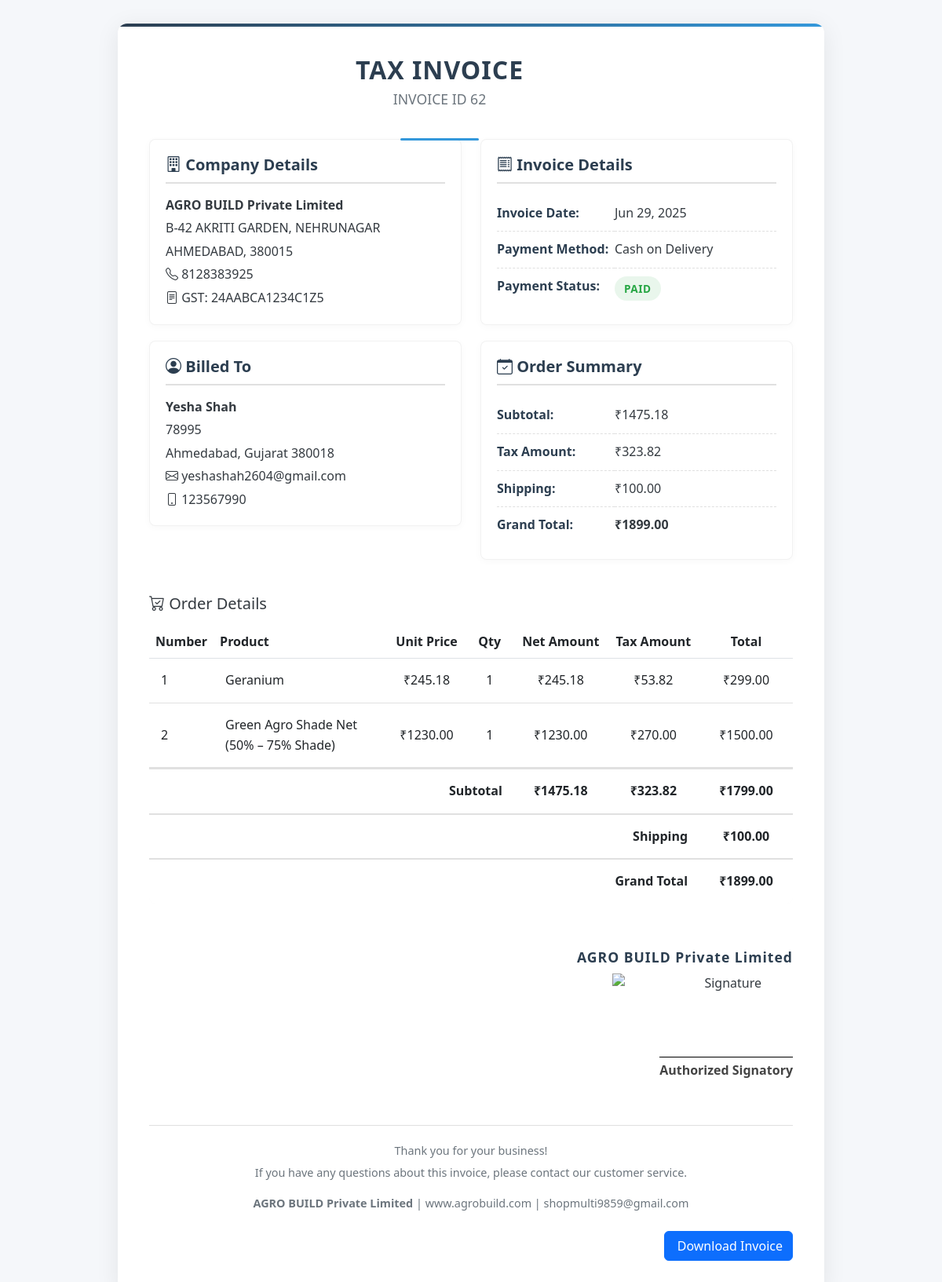
Page /invoice/view/62/ (signed in) on the committed database.
### agrobuild/models.py (models this page shows, shortened)
class Order(models.Model):
    PAYMENT_METHOD_CHOICES = [
        ('cod', 'Cash on Delivery'),
        ('upi', 'UPI'),
    ]
    STATUS_CHOICES = [
        ('pending', 'Pending'),
        ('processing', 'Processing'),
        ('shipped', 'Shipped'),
        ('delivered', 'Delivered'),
        ('cancelled', 'Cancelled'),
    ]
    PAYMENT_STATUS_CHOICES = [
        ('pending', 'Pending'),
        ('processing', 'Processing'),
        ('paid', 'Paid'),
        ('failed', 'Failed'),
        ('cancelled', 'Cancelled'),
    ]
    user = models.ForeignKey(User, on_delete=models.CASCADE)
    full_name = models.CharField(max_length=100)
    email = models.EmailField()
    address = models.TextField()
    city = models.CharField(max_length=100)
    state = models.CharField(max_length=100)
    zip_code = models.CharField(max_length=10)
    mobile_number = models.CharField(max_length=15)
    payment_method = models.CharField(max_length=10, choices=PAYMENT_METHOD_CHOICES)
    upi_transaction_number = models.CharField(max_length=100, blank=True, null=True)
    payment_status = models.CharField(max_length=20,choices=PAYMENT_STATUS_CHOICES, default="Pending")
    total_amount = models.DecimalField(max_digits=10, decimal_places=2)
    status = models.CharField(max_length=20, choices=STATUS_CHOICES, default='pending')
    tracking_number = models.CharField(max_length=100, blank=True, null=True)
    created_at = models.DateTimeField(auto_now_add=True)

class Product(models.Model):
    P_id = models.AutoField(primary_key=True)
    P_name = models.CharField("Product Name", max_length=255, help_text="Enter the product name.")
    P_Description = models.TextField("Description", help_text="Detailed description of the product.")
    P_img = models.ImageField("Product Image",upload_to='image/img',default="", help_text="Upload a clear product image.")
    P_price = models.DecimalField("Price",max_digits=10, default=Decimal('0.00'), decimal_places=2, help_text="Set the product price.")
    stock = models.PositiveIntegerField(default=5, help_text="Available stock for the product.")
    categories = models.ManyToManyField(Category)
    summer_watering = models.CharField(
        max_length=50,
        choices=[
            ('daily', 'Daily'),
            ('twice', 'Twice a day'),
            ('every_two_days', 'Every two days'),
            ('weekly', 'Weekly')
        ],
        default='daily',
        verbose_name="Summer (Mar-Jun) Watering"
    )
    winter_watering = models.CharField(
        max_length=50,
        choices=[
            ('daily', 'Daily'),
            ('twice', 'Twice a day'),
            ('every_two_days', 'Every two days'),
            ('weekly', 'Weekly')
        ],
        default='twice',
        verbose_name="Winter (Nov-Feb) Watering"
    )
    monsoon_watering = models.CharField(
        max_length=50,
        choices=[
            ('daily', 'Daily'),
            ('twice', 'Twice a day'),
            ('every_two_days', 'Every two days'),
            ('weekly', 'Weekly')
        ],
        default='every_two_days',
        verbose_name="Monsoon (Jul-Oct) Watering"
    )

### agrobuild/views.py (the view)
# urls.py: path('invoice/view/<int:order_id>/', views.view_invoice, name='view_invoice'),
@login_required(login_url='/login/')
def view_invoice(request, order_id):
    order = get_object_or_404(Order, id=order_id, user=request.user)
    subtotal = Decimal('0')
    total_tax = Decimal('0')
    total_amount = Decimal('0')
    processed_items = []
    for item in order.items.all():
        tax_per_unit = item.price * Decimal('0.18')
        price_without_tax = item.price - tax_per_unit
        item_subtotal = price_without_tax * item.quantity
        item_tax = tax_per_unit * item.quantity
        item_total = item.price * item.quantity
        subtotal += item_subtotal
        total_tax += item_tax
        total_amount += item_total
        processed_items.append({
            'product': item.product,
            'quantity': item.quantity,
            'price': round(price_without_tax, 2),
            'subtotal': round(item_subtotal, 2),
            'tax': round(item_tax, 2),
            'total': round(item_total, 2),
        })
    subtotal = round(subtotal, 2)
    total_tax = round(total_tax, 2)
    total_amount = round(total_amount, 2)
    order.subtotal = subtotal
    order.total_tax = total_tax
    order.total_amount = total_amount
    shipping = Decimal('100.00')
    grand_total = total_amount + shipping
    context = {
        'order': order,
        'items': processed_items,
        'user': request.user,
        'shipping': shipping,
        'grand_total': grand_total,
        'show_download': True,
    }
    logo_path = finders.find('img/logo/logo.png')
    if logo_path:
        with open(logo_path, "rb") as img_file:  # type: ignore
            context['logo_base64'] = base64.b64encode(img_file.read()).decode('utf-8')
    else:
        context['logo_base64'] = ''
    signature_path = finders.find('img/signatures.jpg')
    if signature_path:
        with open(signature_path, "rb") as img_file:  # type: ignore
            context['signature_base64'] = base64.b64encode(img_file.read()).decode('utf-8')
    else:
        context['signature_base64'] = ''
    return render(request, 'htmldemo.net/invoice.html', context)

### agrobuild/templates/htmldemo.net/invoice.html (shortened to what this page needs)
{% load static %}
<!DOCTYPE html>
<html ng-app="invoiceApp">
<head>
    <link href="https://cdn.jsdelivr.net/npm/bootstrap@5.3.0/dist/css/bootstrap.min.css" rel="stylesheet">
    <link rel="stylesheet" href="https://cdn.jsdelivr.net/npm/bootstrap-icons@1.10.0/font/bootstrap-icons.css">
</head>
<body ng-controller="InvoiceController">
    <div class="invoice-container">
        <div style="display: flex; align-items: flex-start; justify-content: space-between;">
    <div style="flex:1 1 0; display: flex; flex-direction: column; align-items: center; justify-content: center;">
        <div class="header" style="border-bottom: none; margin-bottom: 0;">
            <h2 class="invoice-title mb-1">TAX INVOICE</h2>
            <p class="invoice-number">INVOICE ID {{ order.id }}</p>
        </div>
    </div>
</div>
        <div class="row mb-4">
            <div class="col-md-6">
                <div class="info-card">
                    <h5><i class="bi bi-building"></i> Company Details</h5>
                    <p class="mb-1"><strong>AGRO BUILD Private Limited</strong></p>
                    <p class="mb-1">B-42 AKRITI GARDEN, NEHRUNAGAR</p>
                    <p class="mb-1">AHMEDABAD, 380015</p>
                    <p class="mb-1"><i class="bi bi-telephone"></i> 8128383925</p>
                    <p class="mb-0"><i class="bi bi-file-text"></i> GST: 24AABCA1234C1Z5</p>
                </div>
                <div class="info-card">
                    <h5><i class="bi bi-person-circle"></i> Billed To</h5>
                    <p class="mb-1"><strong>{{ order.full_name }}</strong></p>
                    <p class="mb-1">{{ order.address }}</p>
                    <p class="mb-1">{{ order.city }}, {{ order.state }} {{ order.zip_code }}</p>
                    <p class="mb-1"><i class="bi bi-envelope"></i> {{ order.email }}</p>
                    <p class="mb-0"><i class="bi bi-phone"></i> {{ order.mobile_number }}</p>
                </div>
            </div>
            <div class="col-md-6">
                <div class="info-card h-40 ">
                    <h5><i class="bi bi-receipt"></i> Invoice Details</h5>
                    <table class="info-table">
                        <tr>
                            <td class="label">Invoice Date:</td>
                            <td>{{ order.created_at|date:"M d, Y" }}</td>
                        </tr>
                        <tr>
                            <td class="label">Payment Method:</td>
                            <td>{{ order.get_payment_method_display }}</td>
                        </tr>
                        <tr>
                            <td class="label">Payment Status:</td>
                            <td>
                                <span class="status {% if order.payment_status|lower == 'paid' %}status-paid{% else %}status-pending{% endif %}">
                                    {{ order.payment_status|capfirst }}
                                </span>
                            </td>
                        </tr>
                    </table>
                </div>
                <div class="info-card mt-3">
                    <h5><i class="bi bi-calendar-check"></i> Order Summary</h5>
                    <table class="info-table">
                        <tr>
                            <td class="label">Subtotal:</td>
                            <td>₹{{ order.subtotal|floatformat:2 }}</td>
                        </tr>
                        <tr>
                            <td class="label">Tax Amount:</td>
                            <td>₹{{ order.total_tax|floatformat:2 }}</td>
                        </tr>
                        <tr>
                            <td class="label">Shipping:</td>
                            <td>₹{{ shipping|floatformat:2 }}</td>
                        </tr>
                        <tr>
                            <td class="label"><strong>Grand Total:</strong></td>
                            <td><strong>₹{{ grand_total|floatformat:2 }}</strong></td>
                        </tr>
                    </table>
                </div>
            </div>
        </div>
        <h5 class="mb-3"><i class="bi bi-cart-check"></i> Order Details</h5>
        <div class="table-responsive">
            <table class="items-table table mb-4">
                <tbody>
                    <tr>
                        <th style="width: 5%;">Number</th>
                        <th style="width: 30%;">Product</th>
                        <th style="width: 12%;" class="text-center">Unit Price</th>
                        <th style="width: 8%;" class="text-center">Qty</th>
                        <th style="width: 15%;" class="text-center">Net Amount</th>
                        <th style="width: 15%;" class="text-center">Tax Amount</th>
                        <th style="width: 15%;" class="text-center">Total</th>
                    </tr>
                    {% for item in items %}
                    <tr>
                        <td>{{ forloop.counter }}</td>
                        <td>{{ item.product.P_name }}</td>
                        <td class="text-center">₹{{ item.price|floatformat:2 }}</td>
                        <td class="text-center">{{ item.quantity }}</td>
                        <td class="text-center">₹{{ item.subtotal|floatformat:2 }}</td>
                        <td class="text-center">₹{{ item.tax|floatformat:2 }}</td>
                        <td class="text-center">₹{{ item.total|floatformat:2 }}</td>
                    </tr>
                    {% endfor %}
                    <tr class="total-row">
                        <td colspan="4" class="text-right"><strong>Subtotal</strong></td>
                        <td class="text-center">₹{{ order.subtotal|floatformat:2 }}</td>
                        <td class="text-center">₹{{ order.total_tax|floatformat:2 }}</td>
                        <td class="text-center">₹{{ order.total_amount|floatformat:2 }}</td>
                    </tr>
                    <tr class="total-row">
                        <td colspan="6" class="text-right"><strong>Shipping</strong></td>
                        <td class="text-center">₹{{ shipping|floatformat:2 }}</td>
                    </tr>
                    <tr class="total-row">
                        <td colspan="6" class="text-right"><strong>Grand Total</strong></td>
                        <td class="text-center">₹{{ grand_total|floatformat:2 }}</td>
                    </tr>
                </tbody>
            </table>
        </div>
        <div class="company-stamp" style="margin-top: 30px; text-align: right;">
            <div style="display: inline-block; text-align: right; min-width: 220px;">
                <p style="margin-bottom: 7px; font-weight: 700; font-size: 1.1rem; letter-spacing: 1px; color: #2c3e50;">
                    AGRO BUILD Private Limited
                </p>
                <div style="margin-bottom: 8px;">
                    <img
                         style="height: 90px; max-width: 190px; display: block; margin-left: auto; margin-right: 40px; padding-bottom: 1px;"
                         alt="Signature">
                </div>
                <p style="font-size: 1rem; font-weight: 500; color: #444; margin-top: 8px; border-top: 1px solid #000; padding-top: 4px; display: inline-block;">
                   <strong> Authorized Signatory </strong>
                </p>
            </div>
        </div>
        <div class="footer">
            <p>Thank you for your business!</p>
            <p>If you have any questions about this invoice, please contact our customer service.</p>
            <p class="mt-3"><strong>AGRO BUILD Private Limited</strong> | www.agrobuild.com | shopmulti9859@gmail.com</p>
        </div>
        {% if show_download %}
       <div class="text-end mt-4">
          <a href="{% url 'download_invoice' order.id %}" class="btn btn-primary">
             Download Invoice
          </a>
        </div>
        {% endif %}
    </div>
</body>
</html>

### rows in the picture
Order: id "62", full_name "Yesha Shah", address "78995", city "Ahmedabad", state "Gujarat", zip_code "380018", email "yeshashah2604@gmail.com", mobile_number "123567990", created_at "Jun 29, 2025", payment_method "Cash on Delivery", payment_status "PAID", subtotal "1475.18", total_tax "323.82", total_amount "1799.00"
Product: product.P_name "Geranium", price "245.18", quantity "1", subtotal "245.18", tax "53.82", total "299.00"
Product: product.P_name "Green Agro Shade Net (50% – 75% Shade)", price "1230.00", quantity "1", subtotal "1230.00", tax "270.00", total "1500.00"

### other values in the picture
{{ shipping|floatformat:2 }} "100.00"
{{ grand_total|floatformat:2 }} "1899.00"
